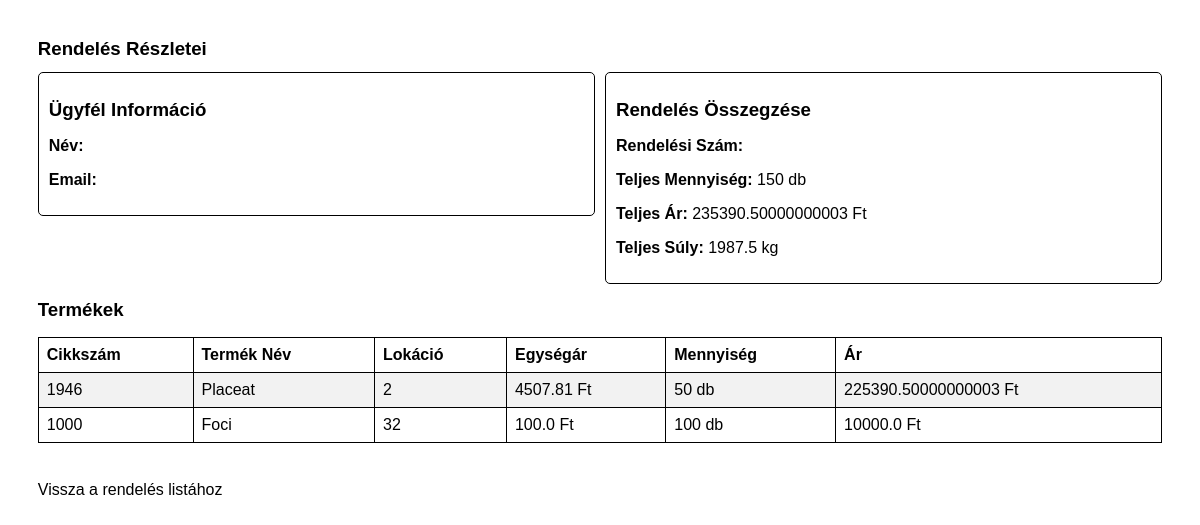
Screenshot of /order_details/1 with the database file from the repository.
### tables this page shows
CREATE TABLE stock (
                    id INTEGER PRIMARY KEY,
                    cikkszam TEXT,
                    lokacio TEXT,
                    mennyiseg INTEGER,
                    order_id INTEGER,
                    FOREIGN KEY(cikkszam) REFERENCES products(cikkszam),
                    FOREIGN KEY(order_id) REFERENCES orders(id));

CREATE TABLE products (
                    id INTEGER PRIMARY KEY,
                    cikkszam TEXT UNIQUE,
                    egyseg_vonalkod INTEGER ,
                    gyujto_vonalkod INTEGER ,
                    nev TEXT,
                    ar REAL,
                    suly REAL,
                    kategoria TEXT);

### app.py (the view)
@app.route('/order_details/<int:order_id>', methods=['GET'])
def order_details(order_id):
    conn = get_db_connection()
    order_info = conn.execute('''
        SELECT SUM(stock.mennyiseg) AS total_quant,
                              SUM(products.ar * stock.mennyiseg) AS total_price,
                              SUM(products.suly * stock.mennyiseg) AS total_weight
        FROM stock LEFT JOIN products ON stock.cikkszam = products.cikkszam
                              LEFT JOIN orders ON stock.cikkszam = orders.cikkszam
                              LEFT JOIN customers ON customers.id = orders.customer_id
        WHERE order_id = ?



    ''', (order_id,)).fetchone()
    product_details = conn.execute('''
        SELECT
            products.nev AS product_name,
            products.cikkszam,
            products.ar AS price,
            products.suly AS weight,
            stock.mennyiseg AS quantity,
            stock.lokacio AS lokacio
        FROM stock
        JOIN products ON stock.cikkszam = products.cikkszam
        WHERE stock.order_id = ?
        ORDER BY lokacio
    ''', (order_id,)).fetchall()
    conn.close()
    if not order_info:
        flash('Hiba: A rendelési szám nem létezik!', 'error')
        return redirect(url_for('orders'))
    return render_template(
        'order_details.html',
        order_info=order_info,
        product_details=product_details
    )

### app.py (called while the page is built)
def get_db_connection():
    conn = sqlite3.connect('database.db')
    conn.row_factory = sqlite3.Row
    return conn

### templates/order_details.html (shortened to what this page needs)
<!DOCTYPE html>
<html lang="hu">
<head>
    <link rel="stylesheet" href="{{ url_for('static', filename='css/print.css') }}">
</head>
<body>
    <h1>Rendelés Részletei</h1>
    <div class="summary-container">
        <div class="customer-info">
            <h2>Ügyfél Információ</h2>
            <p><strong>Név:</strong> {{ order_info['customer_name'] }}</p>
            <p><strong>Email:</strong> {{ order_info['customer_email'] }}</p>
        </div>
        <div class="order-summary">
            <h2>Rendelés Összegzése</h2>
            <p><strong>Rendelési Szám:</strong> {{ order_info['order_id'] }}</p>
            <p><strong>Teljes Mennyiség:</strong> {{ order_info['total_quant'] }} db</p>
            <p><strong>Teljes Ár:</strong> {{ order_info['total_price'] }} Ft</p>
            <p><strong>Teljes Súly:</strong> {{ order_info['total_weight'] }} kg</p>
        </div>
    </div>
    <div>
        <h2>Termékek</h2>
        <table border="1">
            <thead>
                <tr>
                    <th>Cikkszám</th>
                    <th>Termék Név</th>
                    <th>Lokáció</th>
                    <th>Egységár</th>
                    <th>Mennyiség</th>
                    <th>Ár</th>
                </tr>
            </thead>
            <tbody>
                {% for product in product_details %}
                <tr>
                    <td>{{ product['cikkszam'] }}</td>
                    <td>{{ product['product_name'] }}</td>
                    <td>{{ product['lokacio'] }}</td>
                    <td>{{ product['price'] }} Ft</td>
                    <td>{{ product['quantity'] }} db</td>
                    <td>{{ product['price'] * product['quantity']}} Ft</td>
                </tr>
                {% endfor %}
            </tbody>
        </table>
    </div>
    <a href="{{ url_for('orders') }}">Vissza a rendelés listához</a>
</body>
</html>

### static/css/print.css (style rules this page uses)
body { font-family: Arial, sans-serif; font-size: 12pt; color: #000; margin: 1cm; background: none; }
h1, h2 { color: #000; page-break-after: avoid; font-size: 14pt; }
table { width: 100%; border-collapse: collapse; margin-bottom: 1cm; }
th, td { border: 1px solid #000; padding: 0.5em; text-align: left; }
tbody tr:nth-child(odd) { background-color: #f2f2f2; }
tbody tr:nth-child(even) { background-color: #fff; }
tr { page-break-inside: avoid; }
table { page-break-after: auto; }
thead { display: table-header-group; }
a { color: #000; text-decoration: none; }
.summary-container { display: flex; justify-content: space-between; align-items: flex-start; gap: 10px; margin-bottom: 10px; }
.customer-info, .order-summary { flex: 1; padding: 10px; border: 1px solid #000; border-radius: 5px; }

### rows the page displays
stock: cikkszam "1946", product_name "Placeat", lokacio "2", price "4507.81", quantity "50", product['price']*product['quantity'] "225390.50000000003"
stock: cikkszam "1000", product_name "Foci", lokacio "32", price "100.0", quantity "100", product['price']*product['quantity'] "10000.0"

### other values shown
{{ order_info['total_quant'] }} "150"
{{ order_info['total_price'] }} "235390.50000000003"
{{ order_info['total_weight'] }} "1987.5"
